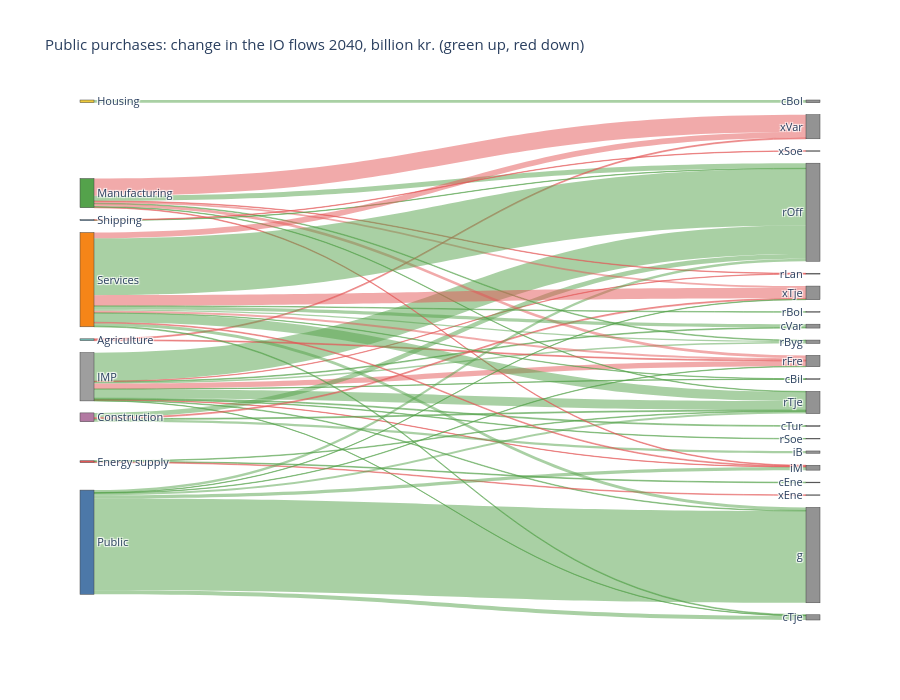

Here is the notebook cell this chart was saved with:
### Markdown cell above
## 4. The change in the flows

A Sankey of the changes: from the sectors and imports to the demand components, green where the delivery
rises, red where it falls. The width is the size of the change.

### Code cell
fig = io_viz.shock_sankey(base, alt, year, min_flow=min_flow)
fig.update_layout(title=f'{experiment}: change in the IO flows {year}, billion kr. (green up, red down)')

### Figure 1 — Plotly figure (JSON) as saved in the notebook; plotly's stock layout.template omitted (floating-point values rounded to 4 significant figures)
{"data": [{"arrangement": "snap", "link": {"color": ["rgba(84,162,75,0.5)", "rgba(84,162,75,0.5)", "rgba(84,162,75,0.5)", "rgba(84,162,75,0.5)", "rgba(84,162,75,0.5)", "rgba(228,87,86,0.5)", "rgba(84,162,75,0.5)", "rgba(228,87,86,0.5)", "rgba(228,87,86,0.5)", "rgba(84,162,75,0.5)", "rgba(84,162,75,0.5)", "rgba(84,162,75,0.5)", "rgba(84,162,75,0.5)", "rgba(84,162,75,0.5)", "rgba(84,162,75,0.5)", "rgba(84,162,75,0.5)", "rgba(228,87,86,0.5)", "rgba(84,162,75,0.5)", "rgba(84,162,75,0.5)", "rgba(228,87,86,0.5)", "rgba(228,87,86,0.5)", "rgba(84,162,75,0.5)", "rgba(228,87,86,0.5)", "rgba(228,87,86,0.5)", "rgba(84,162,75,0.5)", "rgba(84,162,75,0.5)", "rgba(228,87,86,0.5)", "rgba(228,87,86,0.5)", "rgba(228,87,86,0.5)", "rgba(228,87,86,0.5)", "rgba(84,162,75,0.5)", "rgba(84,162,75,0.5)", "rgba(84,162,75,0.5)", "rgba(84,162,75,0.5)", "rgba(84,162,75,0.5)", "rgba(84,162,75,0.5)", "rgba(84,162,75,0.5)", "rgba(84,162,75,0.5)", "rgba(228,87,86,0.5)", "rgba(84,162,75,0.5)", "rgba(84,162,75,0.5)", "rgba(84,162,75,0.5)", "rgba(84,162,75,0.5)", "rgba(228,87,86,0.5)", "rgba(84,162,75,0.5)", "rgba(84,162,75,0.5)", "rgba(228,87,86,0.5)", "rgba(84,162,75,0.5)", "rgba(84,162,75,0.5)", "rgba(228,87,86,0.5)", "rgba(228,87,86,0.5)"], "customdata": ["IMP → cBil: Consumption of cars, up", "IMP → cTje: Consumption of services, up", "IMP → cTur: Residents' tourism abroad, up", "IMP → cVar: Consumption of goods, up", "IMP → g: Public consumption, up", "IMP → iM: Investment in machinery, down", "IMP → rByg: Intermediate use, construction, up", "IMP → rFre: Intermediate use, manufacturing, down", "IMP → rLan: Intermediate use, agriculture, down", "IMP → rOff: Intermediate use, public, up", "IMP → rSoe: Intermediate use, shipping, up", "IMP → rTje: Intermediate use, services, up", "Housing → cBol: Consumption of housing, up", "Construction → iB: Investment in buildings, up", "Construction → rOff: Intermediate use, public, up", "Construction → rTje: Intermediate use, services, up", "Construction → xTje: Exports of services, down", "Energy supply → cEne: Consumption of energy, up", "Energy supply → rTje: Intermediate use, services, up", "Energy supply → xEne: Exports of energy, down", "Manufacturing → iM: Investment in machinery, down", "Manufacturing → rByg: Intermediate use, construction, up", "Manufacturing → rFre: Intermediate use, manufacturing, down", "Manufacturing → rLan: Intermediate use, agriculture, down", "Manufacturing → rOff: Intermediate use, public, up", "Manufacturing → rTje: Intermediate use, services, up", "Manufacturing → xTje: Exports of services, down", "Manufacturing → xVar: Exports of goods, down", "Agriculture → rFre: Intermediate use, manufacturing, down", "Agriculture → xVar: Exports of goods, down", "Public → cTje: Consumption of services, up", "Public → g: Public consumption, up", "Public → iM: Investment in machinery, up", "Public → rFre: Intermediate use, manufacturing, up", "Public → rOff: Intermediate use, public, up", "Public → rTje: Intermediate use, services, up", "Public → xTje: Exports of services, up", "Shipping → rOff: Intermediate use, public, up", "Shipping → xSoe: Exports of shipping, down", "Services → cBil: Consumption of cars, up", "Services → cTje: Consumption of services, up", "Services → cVar: Consumption of goods, up", "Services → g: Public consumption, up", "Services → iM: Investment in machinery, down", "Services → rBol: Intermediate use, housing, up", "Services → rByg: Intermediate use, construction, up", "Services → rFre: Intermediate use, manufacturing, down", "Services → rOff: Intermediate use, public, up", "Services → rTje: Intermediate use, services, up", "Services → xTje: Exports of services, down", "Services → xVar: Exports of goods, down"], "hovertemplate": "%{customdata}: %{value:,.1f}<extra></extra>", "source": [8, 8, 8, 8, 8, 8, 8, 8, 8, 8, 8, 8, 0, 1, 1, 1, 1, 2, 2, 2, 3, 3, 3, 3, 3, 3, 3, 3, 4, 4, 5, 5, 5, 5, 5, 5, 5, 6, 6, 7, 7, 7, 7, 7, 7, 7, 7, 7, 7, 7, 7], "target": [9, 12, 13, 14, 28, 27, 20, 21, 22, 23, 24, 25, 10, 26, 23, 25, 17, 11, 25, 15, 27, 20, 21, 22, 23, 25, 17, 18, 21, 18, 12, 28, 27, 21, 23, 25, 17, 23, 16, 9, 12, 14, 28, 27, 19, 20, 21, 23, 25, 17, 18], "value": [0.1091, 0.1153, 0.2929, 0.2313, 0.1938, 0.1197, 0.4342, 1.753, 0.1152, 9.356, 0.1653, 2.954, 0.8915, 0.7447, 1.529, 0.3012, 0.3267, 0.2253, 0.1872, 0.1912, 0.2146, 0.209, 0.9164, 0.1635, 1.669, 0.1481, 0.5774, 5.688, 0.2825, 0.321, 1.358, 30.11, 1.016, 0.1317, 0.8105, 0.6748, 0.1136, 0.1204, 0.14, 0.1282, 0.2443, 1.042, 0.9987, 0.2578, 0.1719, 0.4449, 0.6306, 18.7, 3.005, 3.442, 1.889]}, "node": {"color": ["rgba(238,202,59,1.0)", "rgba(178,121,162,1.0)", "rgba(228,87,86,1.0)", "rgba(84,162,75,1.0)", "rgba(114,183,178,1.0)", "rgba(76,120,168,1.0)", "rgba(46,110,158,1.0)", "rgba(245,133,24,1.0)", "rgba(158,158,158,1.0)", "rgba(120,120,120,0.8)", "rgba(120,120,120,0.8)", "rgba(120,120,120,0.8)", "rgba(120,120,120,0.8)", "rgba(120,120,120,0.8)", "rgba(120,120,120,0.8)", "rgba(120,120,120,0.8)", "rgba(120,120,120,0.8)", "rgba(120,120,120,0.8)", "rgba(120,120,120,0.8)", "rgba(120,120,120,0.8)", "rgba(120,120,120,0.8)", "rgba(120,120,120,0.8)", "rgba(120,120,120,0.8)", "rgba(120,120,120,0.8)", "rgba(120,120,120,0.8)", "rgba(120,120,120,0.8)", "rgba(120,120,120,0.8)", "rgba(120,120,120,0.8)", "rgba(120,120,120,0.8)"], "customdata": ["Housing", "Construction", "Energy supply", "Manufacturing", "Agriculture", "Public", "Shipping", "Services", "IMP", "cBil: Consumption of cars", "cBol: Consumption of housing", "cEne: Consumption of energy", "cTje: Consumption of services", "cTur: Residents' tourism abroad", "cVar: Consumption of goods", "xEne: Exports of energy", "xSoe: Exports of shipping", "xTje: Exports of services", "xVar: Exports of goods", "rBol: Intermediate use, housing", "rByg: Intermediate use, construction", "rFre: Intermediate use, manufacturing", "rLan: Intermediate use, agriculture", "rOff: Intermediate use, public", "rSoe: Intermediate use, shipping", "rTje: Intermediate use, services", "iB: Investment in buildings", "iM: Investment in machinery", "g: Public consumption"], "hovertemplate": "%{customdata}<br>%{value:,.1f}<extra></extra>", "label": ["Housing", "Construction", "Energy supply", "Manufacturing", "Agriculture", "Public", "Shipping", "Services", "IMP", "cBil", "cBol", "cEne", "cTje", "cTur", "cVar", "xEne", "xSoe", "xTje", "xVar", "rBol", "rByg", "rFre", "rLan", "rOff", "rSoe", "rTje", "iB", "iM", "g"], "pad": 12, "thickness": 14}, "type": "sankey"}], "layout": {"font": {"size": 11}, "height": 700, "title": {"text": "Public purchases: change in the IO flows 2040, billion kr. (green up, red down)"}}}
